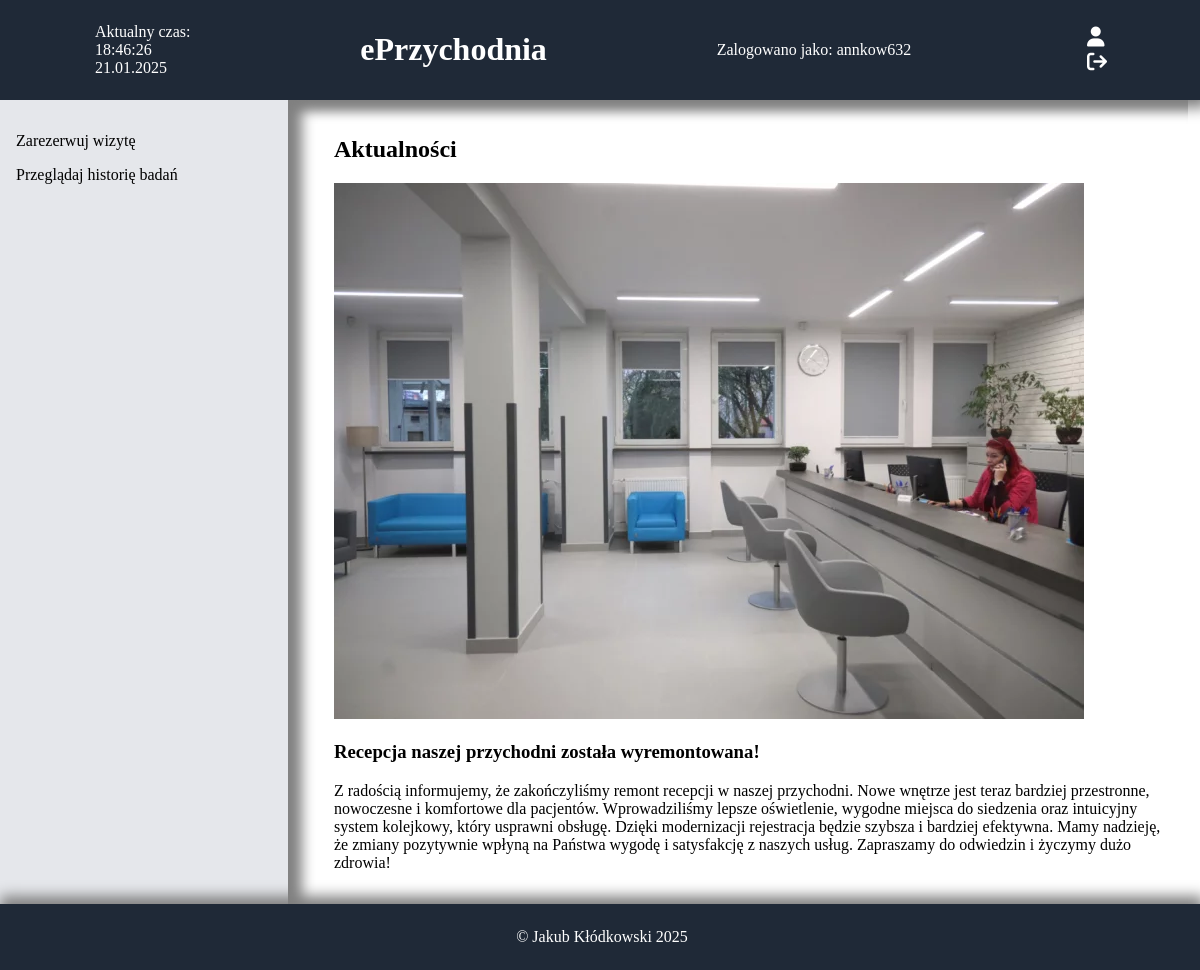
Before: / with the older database file.
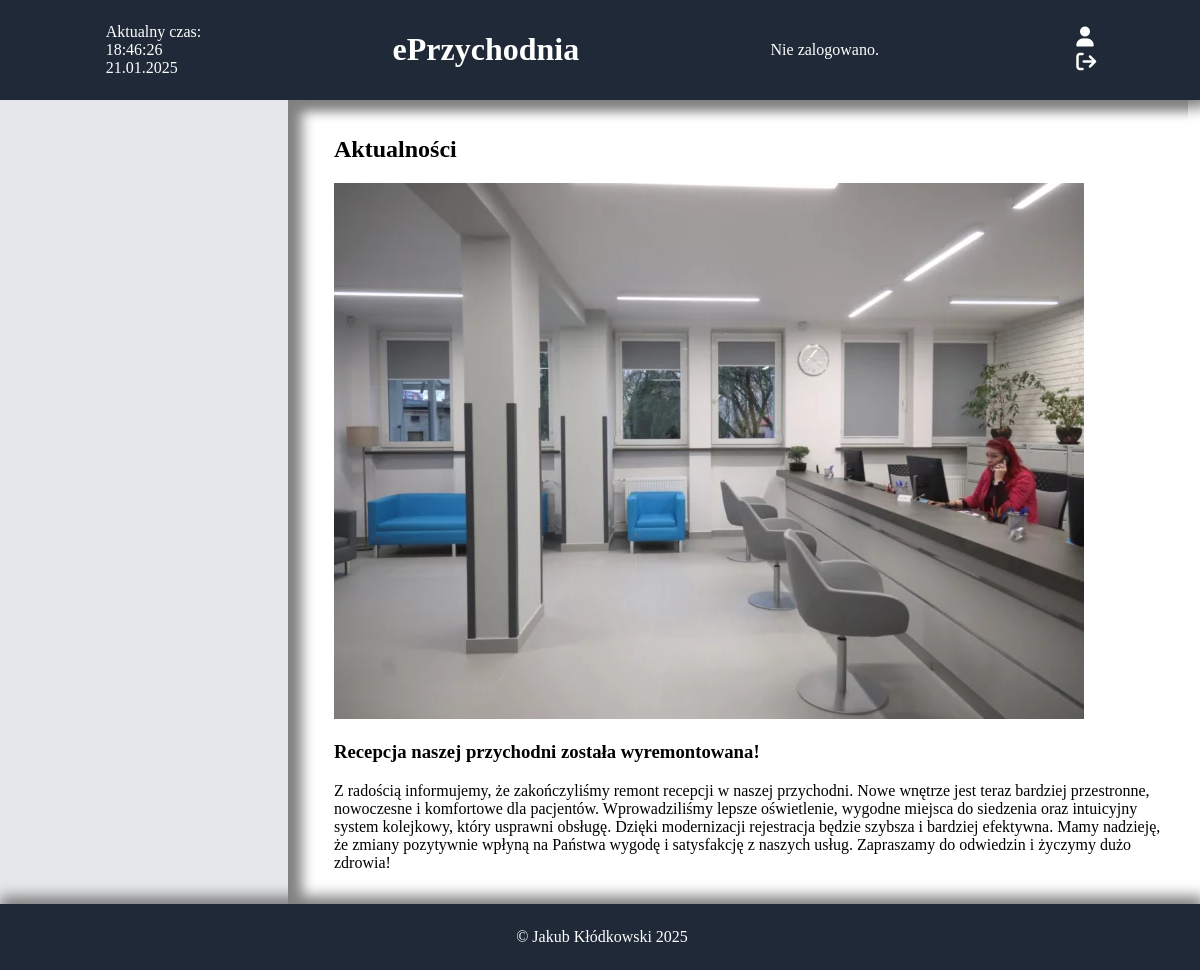
After: the same page with the newer database file.
### tables this page shows
CREATE TABLE `zalogowani` (
  `login` char(9) DEFAULT NULL,
  `haslo` varchar(100) DEFAULT NULL,
  `kto` varchar(100) DEFAULT NULL
);

### index.php (the view, shortened to what this page needs)
<!DOCTYPE html>
<html lang="pl">
<head>
    <link rel="stylesheet" href="https://cdnjs.cloudflare.com/ajax/libs/font-awesome/6.4.2/css/all.min.css">
    <link rel="stylesheet" href="style.css">
</head>
<body>
    <header>
    <div id="data"></div>
        <h1 class="text-xl font-bold text-center flex-1"><a href="index.php">ePrzychodnia</a></h1>
        <?php
            $connect = mysqli_connect("localhost", "root", "", "eprzychodnia");
            $query0 = "SELECT `login` FROM `zalogowani` LIMIT 1";
            $result = mysqli_query($connect, $query0);
            if ($result && mysqli_num_rows($result) > 0) {
                $row = mysqli_fetch_assoc($result);
                $log = $row['login'];
                echo "Zalogowano jako: " . htmlspecialchars($log);
            } else {
                echo "Nie zalogowano.";
            }
        ?>
        <div>
        <form action="zaloguj.php">
    <button class="icon-button"><i class="fa-solid fa-user"></i></button>
</form>
<form action="wyloguj.php">
    <button class="icon-button"><i class="fa fa-sign-out"></i></button>
</form>
<?php
$connect = mysqli_connect("localhost", "root", "", "eprzychodnia");
$query1 = "SELECT `kto` FROM `zalogowani`";
$result1 = mysqli_query($connect, $query1);
if ($row = mysqli_fetch_assoc($result1)) {
    $kto = $row['kto'];
}
?>
    </header>
    <div style="display: flex; flex: 1;">
        <nav>
            <?php
                $connect = mysqli_connect("localhost", "root", "", "eprzychodnia");
                $query0="select * from `zalogowani`";
                $result0=mysqli_query($connect,$query0);
                if(mysqli_num_rows($result0)>0){
                    $query1 = "SELECT `kto` FROM `zalogowani`";
                    $result1 = mysqli_query($connect, $query1);
                    if ($row = mysqli_fetch_assoc($result1)) {
                        $kto = $row['kto'];
                    }
                    $query2="select * from `uprawnienia` where `stanowisko`='".$kto."'";
                    $result2=mysqli_query($connect,$query2);
                    if($row=mysqli_fetch_assoc($result2)){
                        $rezerwuj=$row['rezerwuj'];
                        $przegladaj_historie=$row['przegladaj_historie'];
                        if($rezerwuj==1){
                            echo "<p><a href='rezerwuj.php'>Zarezerwuj wizytę</a></p>";
                        }
                        if($przegladaj_historie==1){
                            echo "<p><a href='historia.php'>Przeglądaj historię badań</a></p>";
                        }
                    }
                }
            ?>
        </nav>
        <main>
            <div class="index-content" style="margin-left: 30px">
                <h2>Aktualności</h2>
                <img src="przychodnia1.jpg" alt="przychodnia_wyremontowana">
                <h3>Recepcja naszej przychodni została wyremontowana!</h3>
                <p>Z radością informujemy, że zakończyliśmy remont recepcji w naszej przychodni. Nowe wnętrze jest teraz bardziej przestronne, nowoczesne i komfortowe dla pacjentów. Wprowadziliśmy lepsze oświetlenie, wygodne miejsca do siedzenia oraz intuicyjny system kolejkowy, który usprawni obsługę.
Dzięki modernizacji rejestracja będzie szybsza i bardziej efektywna. Mamy nadzieję, że zmiany pozytywnie wpłyną na Państwa wygodę i satysfakcję z naszych usług.
Zapraszamy do odwiedzin i życzymy dużo zdrowia!</p>
            </div>
        </main>
    </div>
    <footer>
        <p>&copy; Jakub Kłódkowski 2025</p>
    </footer>
</body>
</html>

Changed rows visible on the page:
removed zalogowani: login "annkow632"
Other visible differences:
text no longer shown: "Zalogowano jako: Zarezerwuj wizytę Przeglądaj historię badań"
text now shown: "Nie zalogowano."
